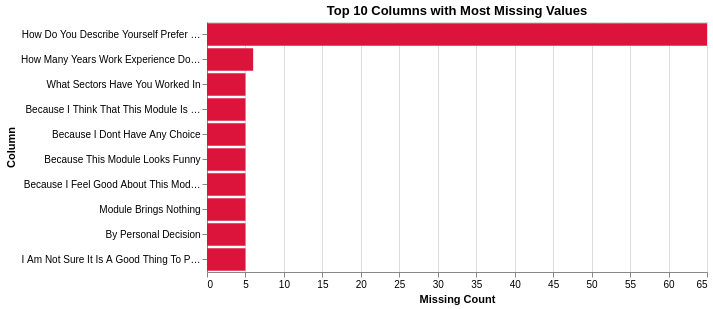
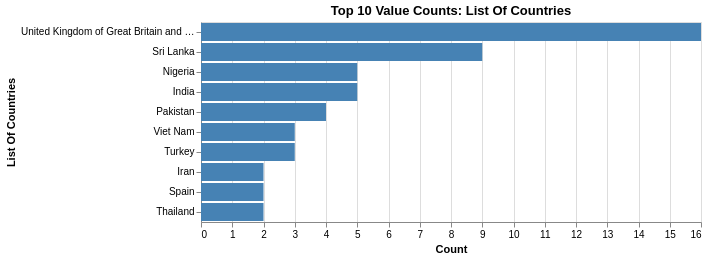
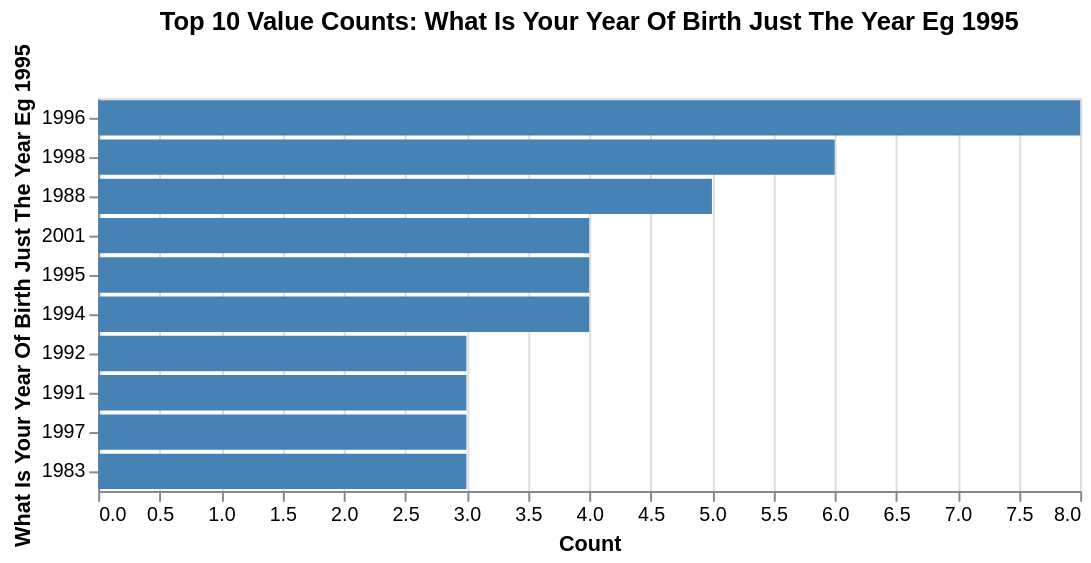
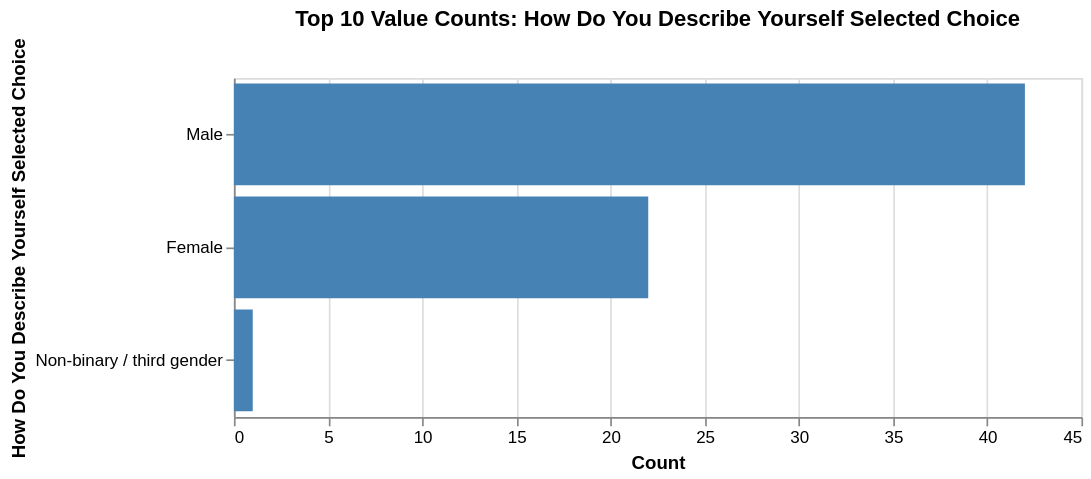

Write notebook code for charts like these, in order.
### Code cell
import altair as alt

# 1. Overview (Top 10 rows only)
print("Shape:", score_demo_ab_70.shape)
display(score_demo_ab_70.head(10))


# Clean column names in retrospective_score to sentence case
score_demo_ab_70.columns = score_demo_ab_70.columns.str.strip().str.replace(' ', '_').str.replace(',', '').str.lower().str.replace('-', '_').str.replace('?', '').str.replace('(', '').str.replace(')', '').str.replace('.', '').str.replace('&', '').str.replace(':', '').str.replace("'", '').str.replace('/', '_').str.replace('!', '').str.replace('%', '').str.replace('=', '_').str.replace('+', '_').str.replace('*', '_')
score_demo_ab_70.columns = score_demo_ab_70.columns.str.replace('_+', '_', regex=True).str.strip('_')
score_demo_ab_70.columns = score_demo_ab_70.columns.str.replace('_', ' ').str.title()

# 2. Missing Data (Top 10 columns with most missing values)
missing = score_demo_ab_70.isnull().sum()
missing_top10 = missing[missing > 0].sort_values(ascending=False).head(10)
missing_df = missing_top10.reset_index()
missing_df.columns = ['Column', 'MissingCount']
chart_missing = alt.Chart(missing_df).mark_bar(color='crimson').encode(
    x=alt.X('MissingCount:Q', title='Missing Count'),
    y=alt.Y('Column:N', sort='-x', title='Column')
).properties(
    title='Top 10 Columns with Most Missing Values',
    width=500,
    height=250
)
chart_missing.display()

# 3. Categorical Columns Analysis (Top 10 value counts per column)
cat_cols = score_demo_ab_70.select_dtypes(include='object').columns
for col in cat_cols:
    counts = score_demo_ab_70[col].value_counts(dropna=False).head(10).reset_index()
    counts.columns = [col, 'Count']
    chart = alt.Chart(counts).mark_bar(color='steelblue').encode(
        x=alt.X('Count:Q', title='Count'),
        y=alt.Y(f'{col}:N', sort='-x', title=col)
    ).properties(
        title=f'Top 10 Value Counts: {col}',
        width=500,
        height=200
    )
    chart.display()

# 4. Numeric Columns Analysis (Top 10 rows of summary)
numeric_cols = score_demo_ab_70.select_dtypes(include=['float64', 'int64']).columns
desc = score_demo_ab_70[numeric_cols].describe().T.head(10)
desc_df = desc.reset_index().melt(id_vars='index', value_vars=['mean', 'std', 'min', 'max'])
desc_df.columns = ['Feature', 'Statistic', 'Value']
chart_desc = alt.Chart(desc_df).mark_bar().encode(
    x=alt.X('Value:Q'),
    y=alt.Y('Feature:N', sort='-x'),
    color=alt.Color('Statistic:N')
).properties(
    title='Numeric Columns Summary (Top 10)',
    width=500,
    height=250
)
chart_desc.display()

# Correlation matrix (numeric columns, top 10)
corr = score_demo_ab_70[numeric_cols].corr().iloc[:10, :10]
corr_df = corr.reset_index().melt(id_vars='index')
corr_df.columns = ['Row', 'Column', 'Correlation']
chart_corr = alt.Chart(corr_df).mark_rect().encode(
    x=alt.X('Column:N', sort=list(corr.columns)),
    y=alt.Y('Row:N', sort=list(corr.index)),
    color=alt.Color('Correlation:Q', scale=alt.Scale(scheme='redblue', domain=[-1, 1])),
    tooltip=['Row', 'Column', 'Correlation']
).properties(
    title='Correlation Matrix (Top 10 Numeric Columns)',
    width=400,
    height=400
)
chart_corr.display()

# 5. Insights
print("\nInsights:")
print("- Top 10 rows/columns shown for overview, missing data, and summaries.")
print("- High scorers show diversity in demographics and strong teamwork attitudes.")

### Figure 1 — Vega-Lite specification as saved in the notebook (floating-point values rounded to 4 significant figures)
{"config": {"view": {"continuousWidth": 300, "continuousHeight": 300}}, "data": {"name": "data-e43414ae05628bf703fbff2ece2ffb21"}, "mark": {"type": "bar", "color": "crimson"}, "encoding": {"x": {"field": "MissingCount", "title": "Missing Count", "type": "quantitative"}, "y": {"field": "Column", "sort": "-x", "title": "Column", "type": "nominal"}}, "height": 250, "title": "Top 10 Columns with Most Missing Values", "width": 500, "$schema": "https://vega.github.io/schema/vega-lite/v5.20.1.json", "datasets": {"data-e43414ae05628bf703fbff2ece2ffb21": [{"Column": "How Do You Describe Yourself Prefer To Self Describe Text", "MissingCount": 65}, {"Column": "How Many Years Work Experience Do You Have", "MissingCount": 6}, {"Column": "What Sectors Have You Worked In", "MissingCount": 5}, {"Column": "Because I Think That This Module Is Pleasant", "MissingCount": 5}, {"Column": "Because I Dont Have Any Choice", "MissingCount": 5}, {"Column": "Because This Module Looks Funny", "MissingCount": 5}, {"Column": "Because I Feel Good About This Module", "MissingCount": 5}, {"Column": "Module Brings Nothing", "MissingCount": 5}, {"Column": "By Personal Decision", "MissingCount": 5}, {"Column": "I Am Not Sure It Is A Good Thing To Pursue It", "MissingCount": 5}]}}

### Figure 2 — Vega-Lite specification as saved in the notebook (floating-point values rounded to 4 significant figures)
{"config": {"view": {"continuousWidth": 300, "continuousHeight": 300}}, "data": {"name": "data-e2b9f88a95f40691f430de8fd64ee7ce"}, "mark": {"type": "bar", "color": "steelblue"}, "encoding": {"x": {"field": "Count", "title": "Count", "type": "quantitative"}, "y": {"field": "List Of Countries", "sort": "-x", "title": "List Of Countries", "type": "nominal"}}, "height": 200, "title": "Top 10 Value Counts: List Of Countries", "width": 500, "$schema": "https://vega.github.io/schema/vega-lite/v5.20.1.json", "datasets": {"data-e2b9f88a95f40691f430de8fd64ee7ce": [{"List Of Countries": "United Kingdom of Great Britain and Northern Ireland", "Count": 16}, {"List Of Countries": "Sri Lanka", "Count": 9}, {"List Of Countries": "Nigeria", "Count": 5}, {"List Of Countries": "India", "Count": 5}, {"List Of Countries": "Pakistan", "Count": 4}, {"List Of Countries": "Viet Nam", "Count": 3}, {"List Of Countries": "Turkey", "Count": 3}, {"List Of Countries": "Iran", "Count": 2}, {"List Of Countries": "Spain", "Count": 2}, {"List Of Countries": "Thailand", "Count": 2}]}}

### Figure 3 — Vega-Lite specification as saved in the notebook (floating-point values rounded to 4 significant figures)
{"config": {"view": {"continuousWidth": 300, "continuousHeight": 300}}, "data": {"name": "data-67e2661842fb1b4059ecf621b93f914b"}, "mark": {"type": "bar", "color": "steelblue"}, "encoding": {"x": {"field": "Count", "title": "Count", "type": "quantitative"}, "y": {"field": "What Is Your Year Of Birth Just The Year Eg 1995", "sort": "-x", "title": "What Is Your Year Of Birth Just The Year Eg 1995", "type": "nominal"}}, "height": 200, "title": "Top 10 Value Counts: What Is Your Year Of Birth Just The Year Eg 1995", "width": 500, "$schema": "https://vega.github.io/schema/vega-lite/v5.20.1.json", "datasets": {"data-67e2661842fb1b4059ecf621b93f914b": [{"What Is Your Year Of Birth Just The Year Eg 1995": "1996", "Count": 8}, {"What Is Your Year Of Birth Just The Year Eg 1995": "1998", "Count": 6}, {"What Is Your Year Of Birth Just The Year Eg 1995": "1988", "Count": 5}, {"What Is Your Year Of Birth Just The Year Eg 1995": "2001", "Count": 4}, {"What Is Your Year Of Birth Just The Year Eg 1995": "1995", "Count": 4}, {"What Is Your Year Of Birth Just The Year Eg 1995": "1994", "Count": 4}, {"What Is Your Year Of Birth Just The Year Eg 1995": "1992", "Count": 3}, {"What Is Your Year Of Birth Just The Year Eg 1995": "1991", "Count": 3}, {"What Is Your Year Of Birth Just The Year Eg 1995": "1997", "Count": 3}, {"What Is Your Year Of Birth Just The Year Eg 1995": "1983", "Count": 3}]}}

### Figure 4 — Vega-Lite specification as saved in the notebook (floating-point values rounded to 4 significant figures)
{"config": {"view": {"continuousWidth": 300, "continuousHeight": 300}}, "data": {"name": "data-832d7d2410b529a174c579c4e1f034df"}, "mark": {"type": "bar", "color": "steelblue"}, "encoding": {"x": {"field": "Count", "title": "Count", "type": "quantitative"}, "y": {"field": "How Do You Describe Yourself Selected Choice", "sort": "-x", "title": "How Do You Describe Yourself Selected Choice", "type": "nominal"}}, "height": 200, "title": "Top 10 Value Counts: How Do You Describe Yourself Selected Choice", "width": 500, "$schema": "https://vega.github.io/schema/vega-lite/v5.20.1.json", "datasets": {"data-832d7d2410b529a174c579c4e1f034df": [{"How Do You Describe Yourself Selected Choice": "Male", "Count": 42}, {"How Do You Describe Yourself Selected Choice": "Female", "Count": 22}, {"How Do You Describe Yourself Selected Choice": "Non-binary / third gender", "Count": 1}]}}
